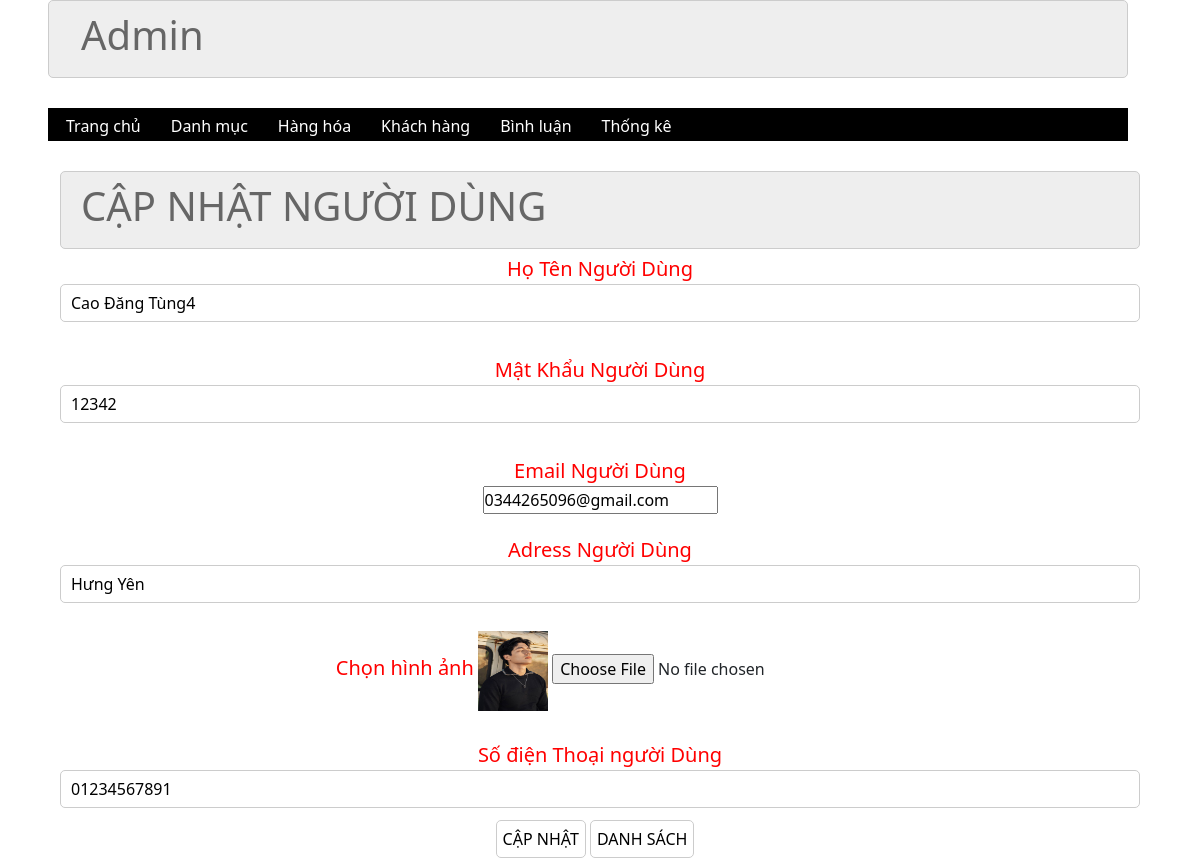
Screenshot of /admin/index.php?act=suakh&id=3 with the database file from the repository.
### tables this page shows
CREATE TABLE `khach_hang` (
  `ma_kh` int(11) NOT NULL COMMENT 'mã đăng nhập',
  `mat_khau` varchar(50) NOT NULL COMMENT 'mật khẩu ',
  `ho_ten` varchar(50) NOT NULL COMMENT 'họ tên ',
  `kich_hoat` tinyint(1) DEFAULT 1 COMMENT 'trạng thái kích hoạt ',
  `hinh` varchar(50) DEFAULT NULL COMMENT 'hình ',
  `email` varchar(50) NOT NULL COMMENT 'email khách hàng ',
  `phone` varchar(12) DEFAULT NULL,
  `adress` varchar(30) DEFAULT NULL,
  `vai_tro` varchar(10) DEFAULT 'user' COMMENT 'vai trò '
);

### model/pdo.php (called while the page is built, shortened)
<?php
function pdo_get_connection(){
    $servername = "localhost";
    $username = "root";
    $password = "";
    try {
        $conn = new PDO("mysql:host=$servername;dbname=duan001", $username, $password);
        $conn->setAttribute(PDO::ATTR_ERRMODE, PDO::ERRMODE_EXCEPTION);
        return $conn;
    } catch(PDOException $e) {
        echo "Connection failed: " . $e->getMessage();
    }
}
function pdo_query_one($sql){
    $sql_args=array_slice(func_get_args(),1);
    try{
        $conn=pdo_get_connection();
        $stmt=$conn->prepare($sql);
        $stmt->execute($sql_args);
        $row=$stmt->fetch(PDO::FETCH_ASSOC);
        return $row;
    }
    catch(PDOException $e){
        throw $e;
    }
    finally{
        unset($conn);
    }
}
?>

### model/select.php (called while the page is built, shortened)
<?php
function loadOne_user($id){
    $sql = "SELECT * FROM khach_hang WHERE ma_kh = ?";
    $list_one_user = pdo_query_one($sql, $id);
    return $list_one_user;
}
?>

### admin/account/update.php (the view, shortened to what this page needs)
<div class="row2">
    <div class="row2 font_title">
        <h1>CẬP NHẬT NGƯỜI DÙNG</h1>
    </div>
    <div class="row2 form_content ">
        <form action="index.php?act=updatekh" method="POST" enctype="multipart/form-data">
            <div class="form-group form_content_container">
                <label>Họ Tên Người Dùng</label> <br>
                <input type="text" name="tenkhach" value="<?php echo $listOneUser['ho_ten'] ?>">
            </div>
            <div class="form-group form_content_container">
                <label>Mật Khẩu Người Dùng</label> <br>
                <input type="text" name="passWord" value="<?php echo $listOneUser['mat_khau'] ?>">
            </div>
            <div class="form-group form_content_container">
                <label>Email Người Dùng</label> <br>
                <input type="email" name="email" value="<?php echo $listOneUser['email'] ?>">
            </div>
            <div class="form-group form_content_container">
                <label>Adress Người Dùng</label> <br>
                <input type="text" name="adress" value="<?php echo $listOneUser['adress'] ?>">
            </div>
            <div class="form-group mt-3">
                <label for="exampleFormControlFile1">Chọn hình ảnh</label>
                <img src="../uploadaccount/<?php echo $listOneUser['hinh'] ?>" alt="" width="70px" height="80px">
                <input type="file" class="form-control-file" name="hinhanh">
            </div>
            <div class="form-group mt-4">
                <label>Số điện Thoại người Dùng</label> <br>
                <input type="text" name="phone" value="<?php echo $listOneUser['phone'] ?>">
            </div>
            <div class="t">
                <input class="d" type="submit" name="themmoi" value="CẬP NHẬT">
                <a href="index.php?act=dskh"><input class="mr20" type="button" value="DANH SÁCH"></a>
            </div>
        </form>
    </div>
</div>

### css/css.css (style rules this page uses)
:root { --white-color:#fff; --black-color:#000; --text-color:#333; }
* { margin:0; padding:0; box-sizing:border-box; }
body { font-family:'Roboto', sans-serif; }
.row2 { float:left; width:100%; }
form { text-align:center; }
.form_account input[type="email"], .form_account input[type="text"], .form_account input[type="password"], .form_content input[type="text"] { width:100%; border:1px solid #ccc; border-radius:5px ; padding:6px 10px; margin-bottom:12px; }
.form_account input[type="reset"], .form_account input[type="submit"], .form_content input[type="submit"], .form_content input[type="reset"], .form_content input[type="button"] { padding:6px; background:white; border:1px solid #CCC; border-radius:5px; }
.font_title { background-color:#EEE; border:1px #CCC solid; color:#666; border-radius:5px; padding:10px 20px; }
.mr20 { margin-right:10px; }
label { display:flex; justify-content:start; font-size:20px; color:red; margin-top:5px; }

### rows the page displays
khach_hang: tenkhach "Cao Đăng Tùng4", passWord "12342", email "0344265096@gmail.com", adress "Hưng Yên", hinh (picture), phone "01234567891"
